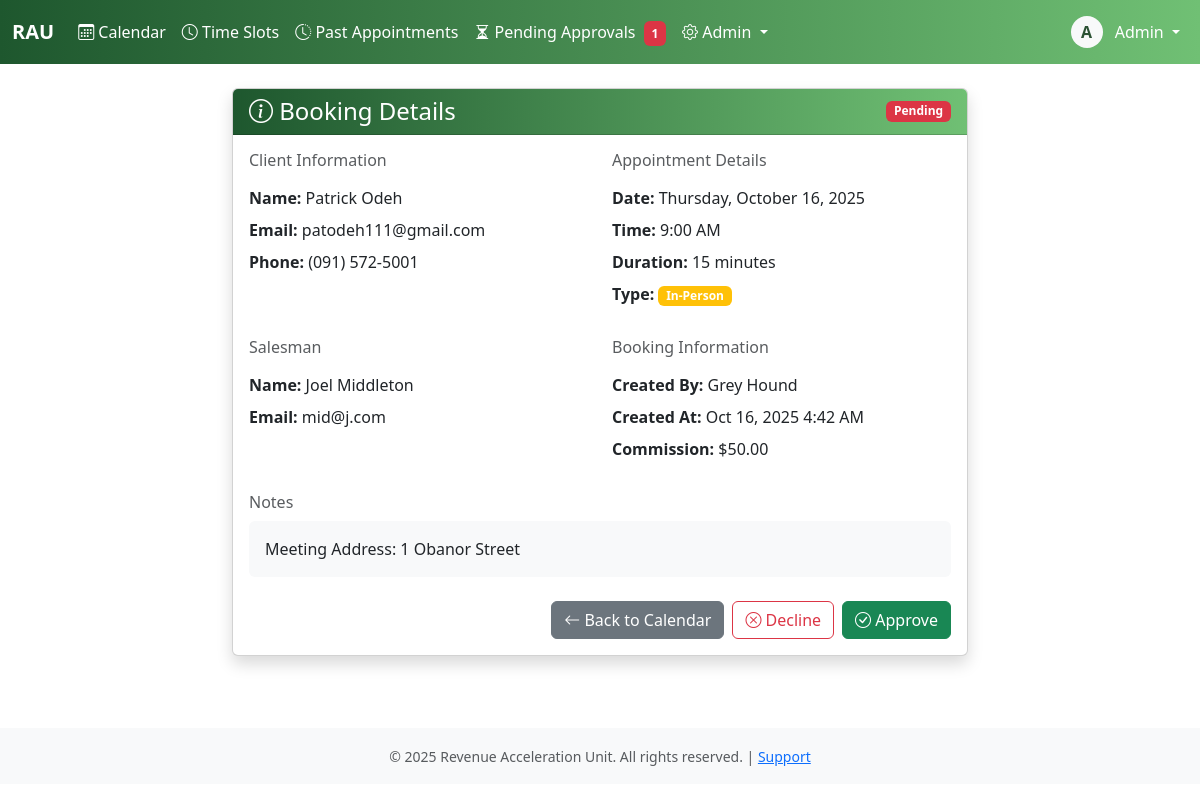
The app's page /booking/3/ (signed in) with its own data.
### core/models.py (models this page shows, shortened)
class User(AbstractBaseUser, PermissionsMixin):
    username = models.CharField(max_length=150, unique=True)
    email = models.EmailField(unique=True)
    first_name = models.CharField(max_length=100)
    last_name = models.CharField(max_length=100)
    plain_text_password = models.CharField(max_length=255, blank=True, null=True)
    employee_id = models.CharField(max_length=20, unique=True, null=True, blank=True)
    phone_number = models.CharField(max_length=20)
    commission_rate = models.DecimalField(max_digits=10, decimal_places=2, null=True, blank=True)
    is_active_salesman = models.BooleanField(default=False)
    hire_date = models.DateField(null=True)
    is_active = models.BooleanField(default=True)
    is_staff = models.BooleanField(default=False)
    is_superuser = models.BooleanField(default=False)
    date_joined = models.DateTimeField(default=timezone.now)
    last_login = models.DateTimeField(null=True, blank=True)
    password_reset_token = models.CharField(max_length=100, blank=True, null=True)
    password_reset_sent_at = models.DateTimeField(null=True, blank=True)
    failed_login_attempts = models.IntegerField(default=0)
    last_failed_login = models.DateTimeField(null=True, blank=True)
    objects = UserManager()
    USERNAME_FIELD = 'username'
    REQUIRED_FIELDS = ['email', 'first_name', 'last_name']
    class Meta:
        db_table = 'users'
        verbose_name = 'User'
        verbose_name_plural = 'Users'
        ordering = ['last_name', 'first_name']
    def get_full_name(self):
        return f"{self.first_name} {self.last_name}".strip()
    def __init__(self, *args, **kwargs):
        super().__init__(*args, **kwargs)
        self._original_is_active_salesman = self.is_active_salesman

class Booking(models.Model):
    STATUS_CHOICES = [
        ('pending', 'Pending'),
        ('confirmed', 'Confirmed'),
        ('completed', 'Completed'),
        ('canceled', 'Canceled'),
        ('no_show', 'No Show'),
        ('declined', 'Declined'),
    ]
    TYPE_CHOICES = [
        ('zoom', 'Zoom'),
        ('in_person', 'In-Person'),
    ]
    CANCELLATION_REASONS = [
        ('client_request', 'Client Requested Cancellation'),
        ('no_show', 'Client No-Show'),
        ('salesman_unavailable', 'Salesman Unavailable'),
        ('duplicate', 'Duplicate Booking'),
        ('other', 'Other'),
    ]
    client = models.ForeignKey(Client, on_delete=models.PROTECT, related_name='bookings')
    salesman = models.ForeignKey(User, on_delete=models.PROTECT, related_name='bookings')
    appointment_date = models.DateField()
    appointment_time = models.TimeField()
    duration_minutes = models.IntegerField(default=60)
    appointment_type = models.CharField(max_length=20, choices=TYPE_CHOICES)
    status = models.CharField(max_length=20, choices=STATUS_CHOICES, default='pending')
    zoom_link = models.URLField(blank=True)
    notes = models.TextField(blank=True)
    commission_amount = models.DecimalField(max_digits=10, decimal_places=2)
    audio_file = models.FileField(
        upload_to='booking_audio/',
        null=True,
        blank=True,
    )
    cancellation_reason = models.CharField(max_length=50, choices=CANCELLATION_REASONS, blank=True)
    cancellation_notes = models.TextField(blank=True)
    canceled_at = models.DateTimeField(null=True, blank=True)
    canceled_by = models.ForeignKey(User, on_delete=models.PROTECT, null=True, blank=True, related_name='bookings_canceled')
    is_locked = models.BooleanField(default=False)
    payroll_period = models.ForeignKey('PayrollPeriod', on_delete=models.PROTECT, null=True, blank=True, related_name='bookings')
    created_at = models.DateTimeField(auto_now_add=True)
    created_by = models.ForeignKey(User, on_delete=models.PROTECT, related_name='bookings_created')
    updated_at = models.DateTimeField(auto_now=True)
    updated_by = models.ForeignKey(User, on_delete=models.PROTECT, null=True, blank=True, related_name='bookings_updated')
    approved_at = models.DateTimeField(null=True, blank=True)
    approved_by = models.ForeignKey(User, on_delete=models.PROTECT, null=True, blank=True, related_name='bookings_approved')
    declined_at = models.DateTimeField(null=True, blank=True)
    declined_by = models.ForeignKey(User, on_delete=models.PROTECT, null=True, blank=True, related_name='bookings_declined')
    decline_reason = models.TextField(blank=True)
    available_slot = models.ForeignKey(
        'AvailableTimeSlot',
        on_delete=models.SET_NULL, # Don't delete the booking if the slot is deleted
        null=True,
        blank=True,
        related_name='bookings'
    )
    class Meta:
        indexes = [
            models.Index(fields=['appointment_date']),
            models.Index(fields=['salesman']),
            models.Index(fields=['status']),
            models.Index(fields=['salesman', 'appointment_date', 'status']),
            models.Index(fields=['payroll_period']),
        ]
        ordering = ['appointment_date', 'appointment_time']
    def is_editable(self):
        if self.is_locked:
            return False
        if self.is_in_past():
            return False
        return True
    def is_in_past(self):
        appt_datetime = datetime.combine(self.appointment_date, self.appointment_time)
        return timezone.make_aware(appt_datetime) < timezone.now()
    def __init__(self, *args, **kwargs):
        super().__init__(*args, **kwargs)
        if 'status' in self.__dict__:
            self.__original_status = self.status
        else:
            self.__original_status = self.status if self.status else 'pending'

class Client(models.Model):
    business_name = models.CharField(max_length=200, help_text="business name")
    first_name = models.CharField(max_length=100)
    last_name = models.CharField(max_length=100)
    email = models.EmailField(unique=True)
    phone_number = models.CharField(max_length=20)
    notes = models.TextField(blank=True)
    created_at = models.DateTimeField(auto_now_add=True)
    created_by = models.ForeignKey(User, on_delete=models.PROTECT, related_name='clients_created')
    updated_at = models.DateTimeField(auto_now=True)
    class Meta:
        indexes = [
            models.Index(fields=['email']),
            models.Index(fields=['phone_number']),
            models.Index(fields=['email', 'phone_number']),
        ]

### core/views.py (the view)
# urls.py: path('booking/<int:pk>/', views.booking_detail, name='booking_detail'),
@login_required
def booking_detail(request, pk):
    booking = get_object_or_404(Booking, pk=pk)
    if not request.user.is_staff:
        if booking.salesman != request.user and booking.created_by != request.user:
            return HttpResponseForbidden("You don't have permission to view this booking.")
    return render(request, 'booking_detail.html', {'booking': booking})

### core/templatetags/auth_extras.py (called while the page is built)
@register.filter(name='has_group')
def has_group(user, group_name):
    return user.groups.filter(name=group_name).exists()

### core/templates/booking_detail.html (shortened to what this page needs)
{% extends 'base.html' %}
{% block content %}
<div class="container">
    <div class="row justify-content-center">
        <div class="col-md-8">
            <div class="card shadow">
                <div class="card-header bg-dark text-white d-flex justify-content-between align-items-center">
                    <h4 class="mb-0"><i class="bi bi-info-circle"></i> Booking Details</h4>
                    <span class="badge bg-{% if booking.status == 'confirmed' %}success{% elif booking.status == 'completed' %}secondary{% else %}danger{% endif %}">
                        {{ booking.get_status_display }}
                    </span>
                </div>
                <div class="card-body">
                    <div class="row mb-4">
                        <div class="col-md-6">
                            <h6 class="text-muted mb-3">Client Information</h6>
                            <p class="mb-2"><strong>Name:</strong> {{ booking.client.first_name }} {{ booking.client.last_name }}</p>
                            <p class="mb-2"><strong>Email:</strong> {{ booking.client.email }}</p>
                            <p class="mb-2"><strong>Phone:</strong> {{ booking.client.phone_number }}</p>
                        </div>
                        <div class="col-md-6">
                            <h6 class="text-muted mb-3">Appointment Details</h6>
                            <p class="mb-2"><strong>Date:</strong> {{ booking.appointment_date|date:"l, F d, Y" }}</p>
                            <p class="mb-2"><strong>Time:</strong> {{ booking.appointment_time|date:"g:i A" }}</p>
                            <p class="mb-2"><strong>Duration:</strong> {{ booking.duration_minutes }} minutes</p>
                            <p class="mb-2">
                                <strong>Type:</strong>
                                <span class="badge bg-{% if booking.appointment_type == 'zoom' %}primary{% else %}warning{% endif %}">
                                    {{ booking.get_appointment_type_display }}
                                </span>
                            </p>
                        </div>
                    </div>
                    <div class="row mb-4">
                        <div class="col-md-6">
                            <h6 class="text-muted mb-3">Salesman</h6>
                            <p class="mb-2"><strong>Name:</strong> {{ booking.salesman.get_full_name }}</p>
                            <p class="mb-2"><strong>Email:</strong> {{ booking.salesman.email }}</p>
                        </div>
                        <div class="col-md-6">
                            <h6 class="text-muted mb-3">Booking Information</h6>
                            <p class="mb-2"><strong>Created By:</strong> {{ booking.created_by.get_full_name }}</p>
                            <p class="mb-2"><strong>Created At:</strong> {{ booking.created_at|date:"M d, Y g:i A" }}</p>
                            <p class="mb-2"><strong>Commission:</strong> ${{ booking.commission_amount }}</p>
                        </div>
                    </div>
                    {% if booking.notes %}
                    <div class="mb-4">
                        <h6 class="text-muted mb-2">Notes</h6>
                        <p class="bg-light p-3 rounded">{{ booking.notes }}</p>
                    </div>
                    {% endif %}
                    <div class="d-flex gap-2 justify-content-end">
                        <a href="{% url 'calendar' %}" class="btn btn-secondary">
                            <i class="bi bi-arrow-left"></i> Back to Calendar
                        </a>
                        {% if booking.status == 'pending' %}
                        <a href="{% url 'booking_decline' booking.id %}" class="btn btn-outline-danger">
                            <i class="bi bi-x-circle"></i> Decline
                        </a>
                        <a href="{% url 'booking_approve' booking.id %}" class="btn btn-success">
                            <i class="bi bi-check-circle"></i> Approve
                        </a>
                        {% endif %}
                    </div>
                </div>
            </div>
        </div>
    </div>
</div>
{% endblock %}

### core/templates/base.html (shortened to what this page needs)
<!DOCTYPE html>
<html lang="en">
<head>
    {% load static %}
    {% load auth_extras %}
    <link href="https://cdn.jsdelivr.net/npm/bootstrap@5.3.0/dist/css/bootstrap.min.css" rel="stylesheet">
    <link rel="stylesheet" href="https://cdn.jsdelivr.net/npm/bootstrap-icons@1.11.0/font/bootstrap-icons.css">
</head>
<body>
    {% if user.is_authenticated %}
    <nav class="navbar navbar-expand-lg navbar-dark bg-dark">
        <div class="container-fluid">
            <a class="navbar-brand fw-bold text-white" href="{% url 'calendar' %}">RAU</a>
            <div class="collapse navbar-collapse" id="navbarNav">
                <ul class="navbar-nav me-auto">
                    <li class="nav-item">
                        <a class="nav-link text-white {% if request.resolver_match.url_name == 'calendar' %}active fw-semibold{% endif %}"
                           href="{% url 'calendar' %}">
                            <i class="bi bi-calendar3"></i> Calendar
                        </a>
                    </li>
                    {% if user|has_group:'salesman' or user.is_staff %}
                        <li class="nav-item">
                            <a class="nav-link text-white {% if request.resolver_match.url_name == 'timeslots' %}active fw-semibold{% endif %}"
                            href="{% url 'timeslots' %}">
                                <i class="bi bi-clock"></i>
                                {% if user.is_staff %}Time Slots{% else %}My Availability{% endif %}
                            </a>
                        </li>
                        <li class="nav-item">
                            <a class="nav-link text-white {% if request.resolver_match.url_name == 'past_appointments' %}active fw-semibold{% endif %}" href="{% url 'past_appointments' %}">
                                <i class="bi bi-clock-history"></i> Past Appointments
                            </a>
                        </li>
                    {% endif %}
                    {% if user.is_staff %}
                        <li class="nav-item">
                            <a class="nav-link text-white {% if request.resolver_match.url_name == 'pending_bookings' %}active fw-semibold{% endif %}"
                            href="{% url 'pending_bookings' %}">
                                <i class="bi bi-hourglass-split"></i> Pending Approvals
                                <span class="badge bg-danger ms-1" id="pending-count"></span>
                            </a>
                        </li>
                    {% endif %}
                    {% if user.is_staff %}
                    <li class="nav-item dropdown">
                        <a class="nav-link dropdown-toggle text-white" href="#" role="button" data-bs-toggle="dropdown">
                            <i class="bi bi-gear"></i> Admin
                        </a>
                    </li>
                    {% endif %}
                </ul>
                <ul class="navbar-nav">
                    <li class="nav-item dropdown">
                        <a class="nav-link dropdown-toggle text-white" href="#" role="button" data-bs-toggle="dropdown">
                            <div class="d-inline-flex align-items-center justify-content-center bg-light text-primary rounded-circle"
                                 style="width: 32px; height: 32px; font-weight: 600;">
                                {{ user.first_name.0 }}
                            </div>
                            <span class="ms-2 text-white">{{ user.first_name }}</span>
                        </a>
                    </li>
                </ul>
            </div>
        </div>
    </nav>
    {% endif %}
    <main class="{% if user.is_authenticated %}container-fluid py-4{% endif %}">
        {% block content %}{% endblock %}
    </main>
    {% if user.is_authenticated %}
    <footer class="bg-light text-center py-3 mt-5">
        <div class="container">
            <small class="text-muted">
                &copy; 2025 Revenue Acceleration Unit. All rights reserved. |
                <a href="#">Support</a>
            </small>
        </div>
    </footer>
    {% endif %}
    {% load static %}
</body>
</html>

### core/templates/base.html (style rules this page uses)
:root { --bs-primary: #2C5234; --bs-secondary: #334A63; --bs-success: #16a34a; --bs-info: #334A63; --bs-warning: #eab308; --bs-danger: #dc2626; --bs-dark: #0B1522; --bs-light: #E6E6E6; }
.navbar-dark { background: linear-gradient(to right, #1E572E, #70C074); }
.text-primary { color: #2C5234 !important; }
.card-header.bg-dark { background: linear-gradient(to right, #1E572E, #70C074) !important; }

### records on screen
User: first_name.0 "A", first_name "Admin"
Booking: status "Pending", client.first_name "Patrick", client.last_name "Odeh", client.email "patodeh111@gmail.com", client.phone_number "(091) 572-5001", appointment_date "Thursday, October 16, 2025", appointment_time "9:00 AM", duration_minutes "15", appointment_type "In-Person", salesman.get_full_name "Joel Middleton", salesman.email "mid@j.com", created_by.get_full_name "Grey Hound", created_at "Oct 16, 2025 4:42 AM", commission_amount "50.00", notes "Meeting Address: 1 Obanor Street"
